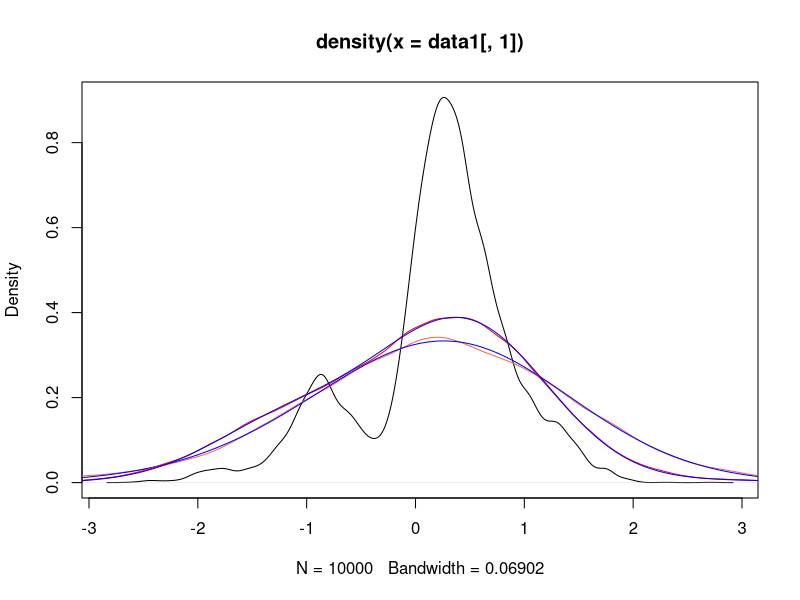

Reproduce this figure in R. (Note: a time limit stopped this script after it produced the figure.)
set.seed(100)

## Density function
dens <- function(x){return(exp(-x^2)*(2+sin(5*x)+sin(2*x)))}

## Gradient of Density function
grad_dens <- function(x){return(-2*x+ (5*cos(5*x)+2*cos(2*x))/(2+sin(5*x)+sin(2*x)))}


## Metropolis - Hastings Algorithm for given density function
mh_sampler <- function(dens, start = 1, nreps = 1000, prop_sd = 1)
{
    theta <- rep(0,nreps)
    theta[1] <- start
    prop<- rep(0,nreps)
    
    for (i in 2:nreps)
    {
      theta_star <- rnorm(1, mean = theta[i-1], sd = prop_sd)
      alpha = dens(theta_star)/dens(theta[i-1])
      U = runif(1)
      prop[i-1] = theta_star
      if(U<alpha){theta[i] <- theta_star}else{theta[i] <- theta[i-1]}
    }
    prop[nreps] <- rnorm(1, mean = theta[nreps], sd = prop_sd)
    return(cbind(theta,prop))
}


## Unadjusted Langevin algorithm for given density function
ula_sampler <- function(dens, start = 2, nreps = 1000, paramet = 0.7)
{
  theta <- rep(0,nreps)
  theta[1] <- start
  prop <- rep(0,nreps)
 # q_y <- rep(0,nreps)
  for (i in 2:nreps)
  {
    theta_star <- rnorm(1, mean = theta[i-1]+paramet*grad_dens(theta[i-1]), sd = sqrt(2*paramet))
  #  q_y[i-1] <- dnorm(theta_star, mean = theta[i-1]+paramet*grad_dens(theta[i-1]), sd = sqrt(2*paramet))
    prop[i-1] <- theta_star
    theta[i] <- theta_star
  }
  prop[nreps] <- rnorm(1, mean = theta[nreps]+paramet*grad_dens(theta[nreps]), sd = sqrt(2*paramet))
 # q_y[nreps] <- dnorm(prop[nreps], mean = theta[nreps]+paramet*grad_dens(theta[nreps]), sd = sqrt(2*paramet))
  return(cbind(theta,prop))
}



rhoymh <- function(y,data)
{
  k = dim(data)[1]
  ans = 0
  ans = sum(dnorm(y,mean=data[,1],sd=rep(1,k)))
  return(ans/k)
}

rhoula <- function(y,data, paramet)
{
  k = dim(data)[1]
  ans = 0
  ans = mean(dnorm(y,mean = data[,1]+paramet*grad_dens(data[,1]),sd= sqrt(2*paramet)))
  return(ans)
}


## Weight function for the given data
weight <- function(y,data, paramet = .01){return(dens(y)/rhoymh(y,data))}
weight_ula <- function(y,data, paramet){return(dens(y)/ rhoula(y, data, paramet) )}

## Estimation of function fun 
estimate <- function(fun,data,weight, paramet = .01)
{
  sum1 = 0
  sum2 = 0
  k = dim(data)[1]
  for(i in 1:k)
  {
    sum1 = sum1 + weight(data[i,2],data, paramet)*fun(data[i,2])
    sum2 = sum2 + weight(data[i,2],data, paramet) 
  }
  return(sum1/sum2)
}


## Some general function
fun1 <- function(x){return(x)}
fun2 <- function(x){return(x^2)}


##########################************** Implementation ***********************#####################################



## Generate and plot data from MHA Sampler
data1 <- mh_sampler(dens = dens, start=1, nreps = 1e4)
plot(density(data1[,1]))
lines(density(data1[,2]), col = "tomato")

y_dum <- seq(-4, 4, length = 100)
dat2 <- numeric(length(y_dum))
for(i in 1:length(dat2))
{
  dat2[i] = rhoymh(y_dum[i],data1)
}
lines(y_dum, dat2, col = "blue")


paramet = .2
## Generate and plot data from ULA Sampler
data2 <- ula_sampler(dens = dens, start=1, nreps = 1e5, paramet = paramet)
lines(density(data2), col = "red")

y_dum <- seq(-4, 4, length = 500)
dat2 <- numeric(length(y_dum))
for(i in 1:length(dat2))
{
  dat2[i] = rhoula(y_dum[i],data2, paramet = paramet)
}
lines(y_dum, dat2, col = "blue")

estimate(fun1,data1,weight)
mean(data1[, 1])
estimate(fun2,data1,weight)
mean(data1[, 1]^2)

estimate(fun1,data2,weight_ula, paramet = paramet)
mean(data1[, 1])
estimate(fun2,data2,weight_ula, paramet = paramet)
mean(data1[, 1]^2)
